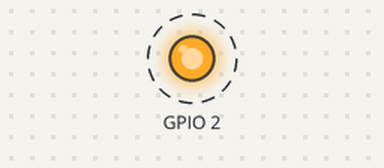
This program was run on a simulated ESP32 board running MicroPython. On the bench: output pins drawn as LEDs (lit = HIGH). Dashed ring = blinking.

Above: at 0.5 s.
Timing chart, 0 to 4.6 s (numbered marks = the images above):
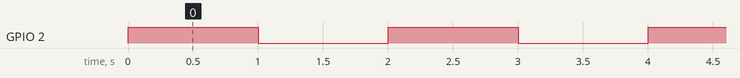

The program:

Prueba_ESP32.py
```python
from machine import Pin
import time

while True:
    #Prende el led azul de la ESP
    Pin(2, Pin.OUT).value(1)
    time.sleep(1)

    #Apaga el led azul de la ESP
    Pin(2, Pin.OUT).value(0)
    time.sleep(1)
```

Measured:
- by itself, GPIO 2: alternates HIGH for 1.0 s and LOW for 1.0 s
